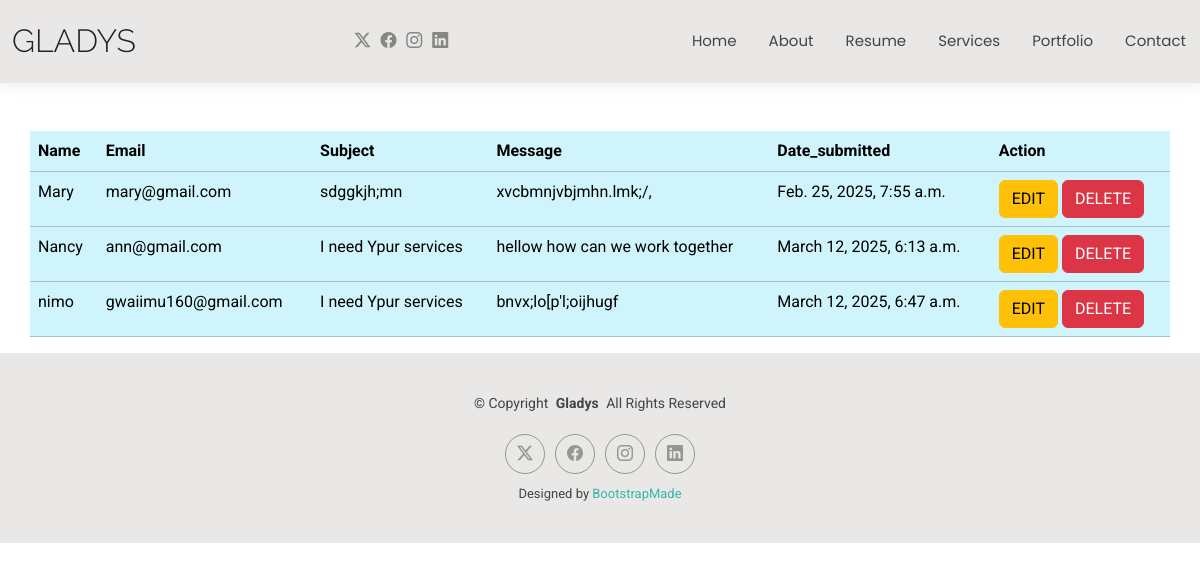
Page /showcontact/ on the committed database.
### GladysApp/models.py (models this page shows, shortened)
class ContactRequest (models.Model):
    name = models.CharField(max_length=200)
    email = models.EmailField()
    subject = models.CharField(max_length=250, default='Default Subject')
    message = models.TextField()
    date_submitted = models.DateTimeField(auto_now_add=True)

### GladysApp/views.py (the view)
# urls.py: path('showcontact/' , views.showcontact, name='showcontact'),
def showcontact(request):
    mycontact = ContactRequest.objects.all()
    return render(request,'showcontact.html', {"ContactRequest":mycontact})

### GladysApp/templates/showcontact.html
{%extends 'starter-page.html' %}
{%load static%}
{%block body%}
  <br> <br>
  <table class= "table table-info container">
    <tr>
        <th>Name</th>
        <th>Email</th>
        <th>Subject</th>
        <th>Message</th>
        <th>Date_submitted</th>
        <th>Action</th>
    </tr>
  {% for x in ContactRequest %}
    <tr>
      <td>{{x.name}}</td>
      <td>{{x.email}}</td>
      <td>{{x.subject}}</td>
      <td>{{x.message}}</td>
      <td>{{x.date_submitted}}</td>
      <td>
        <a href="" class="btn btn-warning">EDIT</a>
        <a href="/delete/{{x.id}}" class="btn btn-danger">DELETE</a>
      </td>
    </tr>
  {% endfor %}
  </table>
{% endblock %}

### GladysApp/templates/starter-page.html (shortened to what this page needs)
<!DOCTYPE html>
<html lang="en">
<head>
  {%load static%}
  <link href="{% static 'assets/vendor/bootstrap/css/bootstrap.min.css' %}" rel="stylesheet">
  <link href="{% static 'assets/vendor/bootstrap-icons/bootstrap-icons.css' %}" rel="stylesheet">
  <link href="{% static 'assets/vendor/aos/aos.css' %}" rel="stylesheet">
  <link href="{% static 'assets/vendor/swiper/swiper-bundle.min.css' %}" rel="stylesheet">
  <link href="{% static 'assets/vendor/glightbox/css/glightbox.min.css' %}" rel="stylesheet">
  <link href="{% static 'assets/css/main.css' %}" rel="stylesheet">
</head>
<body class="starter-page-page">
  <header id="header" class="header d-flex align-items-center light-background sticky-top">
    <div class="container-fluid position-relative d-flex align-items-center justify-content-between">
      <a href="index.html" class="logo d-flex align-items-center me-auto me-xl-0">
        <h1 class="sitename">Gladys</h1>
      </a>
      <nav id="navmenu" class="navmenu">
        <ul>
          <li><a href="{% url 'index' %}">Home</a></li>
          <li><a href="{% url 'about' %}">About</a></li>
          <li><a href="{% url 'resume' %}">Resume</a></li>
          <li><a href="{% url 'services' %}">Services</a></li>
          <li><a href="{% url 'portfolio' %}">Portfolio</a></li>
          <li><a href="{% url 'contact' %}">Contact</a></li>
        </ul>
      </nav>
      <div class="header-social-links">
        <a href="#" class="twitter"><i class="bi bi-twitter-x"></i></a>
        <a href="#" class="facebook"><i class="bi bi-facebook"></i></a>
        <a href="#" class="instagram"><i class="bi bi-instagram"></i></a>
        <a href="#" class="linkedin"><i class="bi bi-linkedin"></i></a>
      </div>
    </div>
  </header>
  <main class="main">
    {% block body %}
    {%endblock %}
  </main>
  <footer id="footer" class="footer light-background">
    <div class="container">
      <div class="copyright text-center ">
        <p>© <span>Copyright</span> <strong class="px-1 sitename">Gladys</strong> <span>All Rights Reserved<br></span></p>
      </div>
      <div class="social-links d-flex justify-content-center">
        <a href=""><i class="bi bi-twitter-x"></i></a>
        <a href=""><i class="bi bi-facebook"></i></a>
        <a href=""><i class="bi bi-instagram"></i></a>
        <a href=""><i class="bi bi-linkedin"></i></a>
      </div>
      <div class="credits">
        Designed by <a href="https://bootstrapmade.com/">BootstrapMade</a>
      </div>
    </div>
  </footer>
</body>
</html>

### GladysApp/static/assets/css/main.css (style rules this page uses)
:root { --default-font: "Roboto", system-ui, -apple-system, "Segoe UI", Roboto, "Helvetica Neue", Arial, "Noto Sans", "Liberation Sans", sans-serif, "Apple Color Emoji", "Segoe UI Emoji", "Segoe UI Symbol", "Noto Color Emoji"; --heading-font: "Raleway", sans-serif; --nav-font: "Poppins", sans-serif; }
:root { --background-color: #ffffff; --default-color: #444444; --heading-color: #222222; --accent-color: #34b7a7; --surface-color: #ffffff; --contrast-color: #ffffff; }
:root { --nav-color: #444444; --nav-hover-color: #34b7a7; --nav-mobile-background-color: #ffffff; --nav-dropdown-background-color: #ffffff; --nav-dropdown-color: #444444; --nav-dropdown-hover-color: #34b7a7; }
.light-background { --background-color: #e9e8e6; --surface-color: #ffffff; }
:root { scroll-behavior: smooth; }
body { color: var(--default-color); background-color: var(--background-color); font-family: var(--default-font); }
a { color: var(--accent-color); text-decoration: none; transition: 0.3s; }
h1, h2, h3, h4, h5, h6 { color: var(--heading-color); font-family: var(--heading-font); }
.header { color: var(--default-color); background-color: var(--background-color); padding: 15px 0; transition: all 0.5s; z-index: 997; box-shadow: 0px 0 18px rgba(0, 0, 0, 0.1); }
.header .logo { line-height: 1; }
.header .logo h1 { font-size: 32px; margin: 0; font-weight: 300; text-transform: uppercase; color: var(--heading-color); }
.header .header-social-links { padding-right: 15px; }
.header .header-social-links a { color: color-mix(in srgb, var(--default-color), transparent 40%); padding-left: 6px; display: inline-block; transition: 0.3s; font-size: 16px; }
.header .header-social-links a i { line-height: 0px; }
@media (max-width: 1200px) { .header .logo { order: 1; } }
@media (max-width: 1200px) { .header .header-social-links { order: 2; } }
@media (max-width: 1200px) { .header .navmenu { order: 3; } }
@media (min-width: 1200px) { .navmenu { padding: 0; } }
@media (min-width: 1200px) { .navmenu ul { margin: 0; padding: 0; display: flex; list-style: none; align-items: center; } }
@media (min-width: 1200px) { .navmenu li { position: relative; } }
@media (min-width: 1200px) { .navmenu>ul>li { white-space: nowrap; padding: 15px 14px; } }
@media (min-width: 1200px) { .navmenu>ul>li:last-child { padding-right: 0; } }
@media (min-width: 1200px) { .navmenu a, .navmenu a:focus { color: var(--nav-color); font-size: 15px; padding: 0 2px; font-family: var(--nav-font); font-weight: 400; display: flex; align-items: center; justify-content: space-between; white-space: nowrap; transition: 0.3s; position: relative; } }
@media (min-width: 1200px) { .navmenu>ul>li>a:before { content: ""; position: absolute; height: 2px; bottom: -6px; left: 0; background-color: var(--nav-hover-color); visibility: hidden; width: 0px; transition: all 0.3s ease-in-out 0s; } }
.footer { color: var(--default-color); background-color: var(--background-color); font-size: 14px; padding: 40px 0; position: relative; }
.footer .copyright p { margin-bottom: 0; }
.footer .social-links { margin-top: 20px; }
.footer .social-links a { display: flex; align-items: center; justify-content: center; width: 40px; height: 40px; border-radius: 50%; border: 1px solid color-mix(in srgb, var(--default-color), transparent 50%); font-size: 16px; color: color-mix(in srgb, var(--default-color), transparent 50%); margin: 0 5px; transition: 0.3s; }
.footer .credits { margin-top: 10px; font-size: 13px; text-align: center; }

### rows in the picture
ContactRequest: name "Mary", email "mary@gmail.com", subject "sdggkjh;mn", message "xvcbmnjvbjmhn.lmk;/,", date_submitted "Feb. 25, 2025, 7:55 a.m."
ContactRequest: name "Nancy", email "ann@gmail.com", subject "I need Ypur services", message "hellow how can we work together", date_submitted "March 12, 2025, 6:13 a.m."
ContactRequest: name "nimo", email "gwaiimu160@gmail.com", subject "I need Ypur services", message "bnvx;lo[p'l;oijhugf", date_submitted "March 12, 2025, 6:47 a.m."
